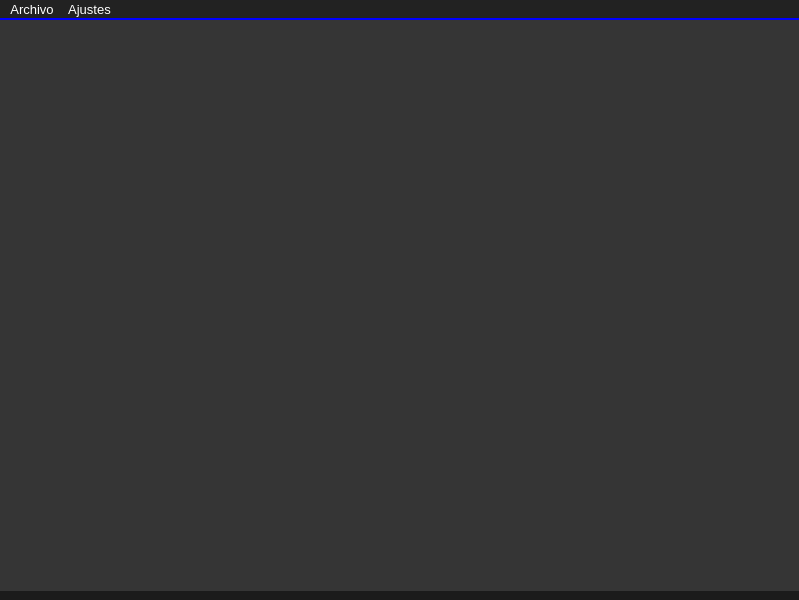
<?xml version="1.0" encoding="UTF-8"?>
<ui version="4.0">
 <class>notas</class>
 <widget class="QMainWindow" name="notas">
  <property name="geometry">
   <rect>
    <x>0</x>
    <y>0</y>
    <width>799</width>
    <height>600</height>
   </rect>
  </property>
  <property name="maximumSize">
   <size>
    <width>799</width>
    <height>600</height>
   </size>
  </property>
  <property name="windowTitle">
   <string>Notas</string>
  </property>
  <property name="windowIcon">
   <iconset>
    <normaloff>../recursos/iconos/notas.png</normaloff>../recursos/iconos/notas.png</iconset>
  </property>
  <property name="styleSheet">
   <string notr="true">color: rgb(255, 255, 255);
background-color: rgb(27, 27, 27);</string>
  </property>
  <widget class="QWidget" name="centralwidget">
   <widget class="QTextEdit" name="texto">
    <property name="geometry">
     <rect>
      <x>0</x>
      <y>0</y>
      <width>801</width>
      <height>571</height>
     </rect>
    </property>
    <property name="styleSheet">
     <string notr="true">color:white;border-radius:0px;
background-color: rgb(53, 53, 53);</string>
    </property>
   </widget>
  </widget>
  <widget class="QMenuBar" name="menubar">
   <property name="geometry">
    <rect>
     <x>0</x>
     <y>0</y>
     <width>799</width>
     <height>33</height>
    </rect>
   </property>
   <property name="font">
    <font>
     <pointsize>10</pointsize>
    </font>
   </property>
   <property name="styleSheet">
    <string notr="true">color: rgb(255, 255, 255);
background-color: rgb(34, 34, 34);
border-left:none;
border-right:none;
border-top:none;
border-bottom:2px solid blue;</string>
   </property>
   <widget class="QMenu" name="menuArchivo">
    <property name="title">
     <string>Archivo</string>
    </property>
    <widget class="QMenu" name="menuExportar">
     <property name="title">
      <string>Exportar</string>
     </property>
     <property name="icon">
      <iconset>
       <normaloff>../recursos/iconos/flecha_arriba.png</normaloff>../recursos/iconos/flecha_arriba.png</iconset>
     </property>
     <addaction name="actionHTML"/>
     <addaction name="actionPDF"/>
    </widget>
    <addaction name="actionAbrir"/>
    <addaction name="actionGuardar"/>
    <addaction name="actionGuardar_como"/>
    <addaction name="menuExportar"/>
    <addaction name="actionSalir"/>
   </widget>
   <widget class="QMenu" name="menuAjustes">
    <property name="title">
     <string>Ajustes</string>
    </property>
    <addaction name="actionFormato_de_texto"/>
    <addaction name="actionAyuda"/>
   </widget>
   <addaction name="menuArchivo"/>
   <addaction name="menuAjustes"/>
  </widget>
  <action name="actionFormato_de_texto">
   <property name="icon">
    <iconset>
     <normaloff>../recursos/iconos/formato_texto.png</normaloff>../recursos/iconos/formato_texto.png</iconset>
   </property>
   <property name="text">
    <string>Formato de texto</string>
   </property>
   <property name="shortcut">
    <string>Ctrl+F</string>
   </property>
  </action>
  <action name="actionGuardar">
   <property name="icon">
    <iconset>
     <normaloff>../recursos/iconos/ic_guardar.png</normaloff>../recursos/iconos/ic_guardar.png</iconset>
   </property>
   <property name="text">
    <string>Guardar</string>
   </property>
   <property name="shortcut">
    <string>Ctrl+G</string>
   </property>
  </action>
  <action name="actionGuardar_como">
   <property name="icon">
    <iconset>
     <normaloff>../recursos/iconos/ic_guardar.png</normaloff>../recursos/iconos/ic_guardar.png</iconset>
   </property>
   <property name="text">
    <string>Guardar como</string>
   </property>
   <property name="shortcut">
    <string>Ctrl+E</string>
   </property>
  </action>
  <action name="actionHTML">
   <property name="icon">
    <iconset>
     <normaloff>../recursos/iconos/html.png</normaloff>../recursos/iconos/html.png</iconset>
   </property>
   <property name="text">
    <string>HTML</string>
   </property>
   <property name="shortcut">
    <string>Ctrl+H</string>
   </property>
  </action>
  <action name="actionPDF">
   <property name="icon">
    <iconset>
     <normaloff>../recursos/iconos/pdf.png</normaloff>../recursos/iconos/pdf.png</iconset>
   </property>
   <property name="text">
    <string>PDF</string>
   </property>
   <property name="shortcut">
    <string>Ctrl+P</string>
   </property>
  </action>
  <action name="actionAyuda">
   <property name="icon">
    <iconset>
     <normaloff>../recursos/iconos/ayuda.png</normaloff>../recursos/iconos/ayuda.png</iconset>
   </property>
   <property name="text">
    <string>Ayuda</string>
   </property>
   <property name="shortcut">
    <string>Alt+Y</string>
   </property>
  </action>
  <action name="actionAbrir">
   <property name="icon">
    <iconset>
     <normaloff>../recursos/iconos/abrir-documento.png</normaloff>../recursos/iconos/abrir-documento.png</iconset>
   </property>
   <property name="text">
    <string>Abrir</string>
   </property>
   <property name="shortcut">
    <string>Ctrl+R</string>
   </property>
  </action>
  <action name="actionSalir">
   <property name="text">
    <string>Salir</string>
   </property>
   <property name="shortcut">
    <string>Alt+S</string>
   </property>
  </action>
 </widget>
 <resources/>
 <connections>
  <connection>
   <sender>actionSalir</sender>
   <signal>triggered()</signal>
   <receiver>notas</receiver>
   <slot>hide()</slot>
   <hints>
    <hint type="sourcelabel">
     <x>-1</x>
     <y>-1</y>
    </hint>
    <hint type="destinationlabel">
     <x>399</x>
     <y>299</y>
    </hint>
   </hints>
  </connection>
 </connections>
</ui>
